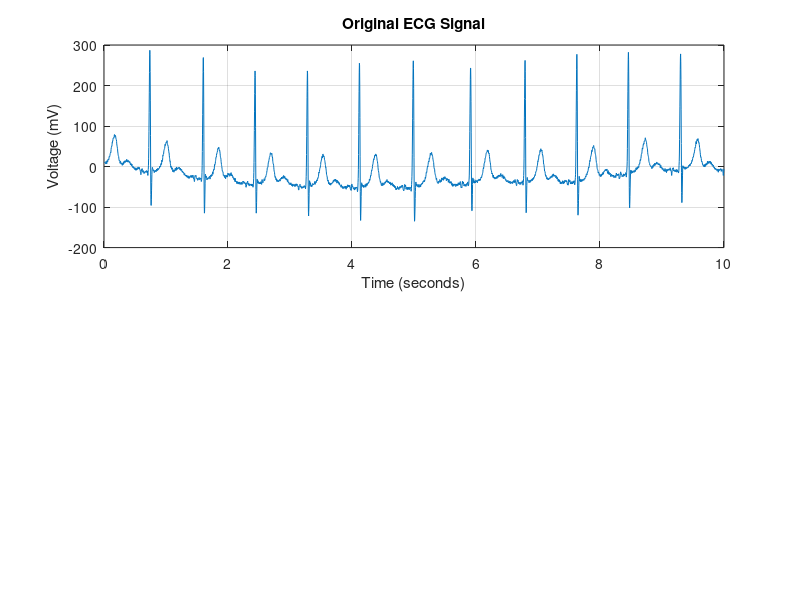

This figure's MATLAB source: (Note: this script raises an error after producing the figure.)
load('data.mat');

sampling_frequency = 360;
time_axis = (0:length(data)-1) / sampling_frequency;

% Plot the original ECG signal
figure;
subplot(2,1,1);
plot(time_axis, data);
xlabel('Time (seconds)');
ylabel('Voltage (mV)');
title('Original ECG Signal');
grid on;

% Unique symbols and their probabilities
symbols = unique(data);
symbols = reshape(symbols, [], 1); % Ensure symbols is a column vector
bin_edges = [symbols; max(symbols) + 1];

% Calculate probabilities based on the occurrence of each symbol
probabilities = histcounts(data, bin_edges) / numel(data);

% Create nodes for each symbol
nodes = cell(1, numel(symbols));
for i = 1:numel(symbols)
    nodes{i} = struct('symbol', symbols(i), 'probability', probabilities(i));
end

% Build the Huffman Tree
while numel(nodes) > 1
    % Sort the nodes by probability
    [~, sort_idx] = sort(cellfun(@(x) x.probability, nodes));

    % Extract two nodes with the smallest probabilities
    node1 = nodes{sort_idx(1)};
    node2 = nodes{sort_idx(2)};

    % Create a new combined node
    new_node = struct('symbol', [], 'probability', node1.probability + node2.probability, 'left', node1, 'right', node2);

    % Remove the two nodes and add the new node
    nodes = [nodes(sort_idx(3:end)), new_node];
end

% Generate Huffman codes using containers.Map to avoid issues with field names
function codes = huffman_codes(node)
    codes = containers.Map('KeyType', 'double', 'ValueType', 'char');
    traverse_tree(node, '', codes);
end

function traverse_tree(node, code, codes)
    % Traverse the Huffman tree recursively to assign binary codes
    if isempty(node.symbol)
        % If the node is internal, traverse left and right
        traverse_tree(node.left, [code '0'], codes);
        traverse_tree(node.right, [code '1'], codes);
    else
        % If the node is a leaf, assign the code to the symbol
        codes(node.symbol) = code;
    end
end

% Generate Huffman codes
codes = huffman_codes(nodes{1});

% Compress the data using the generated Huffman codes
compressed_data = arrayfun(@(x) codes(x), data, 'UniformOutput', false);

% Sort symbols and probabilities from most probable to least probable
[sorted_probabilities, sorted_indices] = sort(probabilities, 'descend');
sorted_symbols = symbols(sorted_indices);

% Display the Huffman codes for each symbol, sorted by probability
for i = 1:numel(sorted_symbols)
    fprintf('Symbol: %d,\t Probability: %.5f,\t Code: %s\n', sorted_symbols(i), sorted_probabilities(i), codes(sorted_symbols(i)));
end

% Entropy calculation
entropy = -sum(probabilities(probabilities > 0) .* log2(probabilities(probabilities > 0)));

% Average code length calculation
average_code_length = 0;
for i = 1:numel(symbols)
    code_length = length(codes(symbols(i)));
    average_code_length = average_code_length + (probabilities(i) * code_length);
end

% Variance calculation
variance = 0;
for i = 1:numel(symbols)
    code_length = length(codes(symbols(i)));
    variance = variance + (probabilities(i) * (code_length-average_code_length)^2);
end

% Redundancy calculation
redundancy = average_code_length - entropy;

% Efficiency calculation
efficiency = (entropy/average_code_length)*100;

% Display results
fprintf('Entropy: %.5f bits\n', entropy);
fprintf('Average Code Length: %.5f bits\n', average_code_length);
fprintf('Variance: %.5f \n', variance);
fprintf('Redundancy: %.5f bits\n', redundancy);
fprintf('Efficiency: %.5f %%\n', efficiency);

% Save the compressed data as a cell array of binary strings
save('compressed_data.mat', 'compressed_data');


% Decoding the compressed data
decode_map = containers.Map(values(codes), keys(codes));  % Invert the Huffman code map for decoding

% Convert compressed data into a single binary string
encoded_str = strjoin(compressed_data, '');

% Initialize variables for decoding
decoded_data = zeros(1, length(data));  % Preallocate array for decoded data
current_code = '';
decoded_idx = 1;

% Decode the binary string
for i = 1:length(encoded_str)
    current_code = [current_code, encoded_str(i)];  % Append the current bit
    if isKey(decode_map, current_code)
        decoded_symbol = decode_map(current_code);   % Get the corresponding symbol
        decoded_data(decoded_idx) = decoded_symbol;  % Store in the decoded array
        decoded_idx = decoded_idx + 1;
        current_code = '';  % Reset the current code to start decoding the next symbol
    end
end

% Verify that the decoded data matches the original data
if isequal(data, decoded_data)
    disp('Decoding successful. The decoded data matches the original data.');
else
    disp('Decoding failed. The decoded data does not match the original data.');
end

% Plot the decoded ECG signal
subplot(2,1,2);
plot(time_axis, decoded_data);  % Plot the decoded data
xlabel('Time (seconds)');
ylabel('Voltage (mV)');
title('Decoded ECG Signal');
grid on;

% Create a bar graph of sorted symbols and their probabilities
figure;
bar(sorted_symbols, sorted_probabilities);
xlabel('Symbols');
ylabel('Probability');
title('Probability Distribution of Symbols');
grid on;

